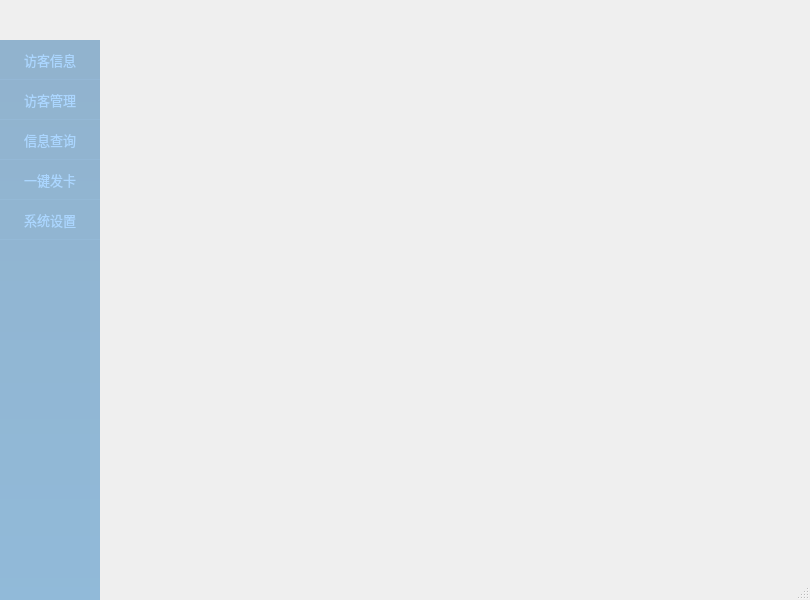
<?xml version="1.0" encoding="UTF-8"?>
<ui version="4.0">
 <class>UIDemo6</class>
 <widget class="QDialog" name="UIDemo6">
  <property name="geometry">
   <rect>
    <x>0</x>
    <y>0</y>
    <width>810</width>
    <height>600</height>
   </rect>
  </property>
  <property name="windowTitle">
   <string>Dialog</string>
  </property>
  <property name="sizeGripEnabled">
   <bool>true</bool>
  </property>
  <layout class="QVBoxLayout" name="verticalLayout">
   <property name="spacing">
    <number>0</number>
   </property>
   <property name="leftMargin">
    <number>0</number>
   </property>
   <property name="topMargin">
    <number>0</number>
   </property>
   <property name="rightMargin">
    <number>0</number>
   </property>
   <property name="bottomMargin">
    <number>0</number>
   </property>
   <item>
    <widget class="QWidget" name="widgetTitle" native="true">
     <property name="sizePolicy">
      <sizepolicy hsizetype="Preferred" vsizetype="Fixed">
       <horstretch>0</horstretch>
       <verstretch>0</verstretch>
      </sizepolicy>
     </property>
     <property name="minimumSize">
      <size>
       <width>0</width>
       <height>40</height>
      </size>
     </property>
     <property name="styleSheet">
      <string notr="true">QWidget#widgetTitle{
background:qlineargradient(spread:pad,x1:0,y1:0,x2:1,y2:0,stop:0 #0973AB,stop:1 #098DCE);
}
QWidget#widgetTitle&gt;QLabel{
color:#ABD6FF;
}
QLabel#labTitle{
font:14px;
}
QLabel#labInfo{
font:12px;
}
QFrame#line{
color:#ABD6FF;
}
QToolButton::menu-indicator{
image:None;
}</string>
     </property>
     <layout class="QHBoxLayout" name="horizontalLayout_2">
      <property name="spacing">
       <number>0</number>
      </property>
      <property name="leftMargin">
       <number>0</number>
      </property>
      <property name="topMargin">
       <number>0</number>
      </property>
      <property name="rightMargin">
       <number>0</number>
      </property>
      <property name="bottomMargin">
       <number>0</number>
      </property>
      <item>
       <widget class="QLabel" name="labIco">
        <property name="sizePolicy">
         <sizepolicy hsizetype="Minimum" vsizetype="Preferred">
          <horstretch>0</horstretch>
          <verstretch>0</verstretch>
         </sizepolicy>
        </property>
        <property name="minimumSize">
         <size>
          <width>100</width>
          <height>0</height>
         </size>
        </property>
        <property name="styleSheet">
         <string notr="true">image: url(:/image/logo.png);</string>
        </property>
        <property name="text">
         <string/>
        </property>
        <property name="alignment">
         <set>Qt::AlignCenter</set>
        </property>
       </widget>
      </item>
      <item>
       <spacer name="horizontalSpacer">
        <property name="orientation">
         <enum>Qt::Horizontal</enum>
        </property>
        <property name="sizeType">
         <enum>QSizePolicy::Minimum</enum>
        </property>
        <property name="sizeHint" stdset="0">
         <size>
          <width>24</width>
          <height>20</height>
         </size>
        </property>
       </spacer>
      </item>
      <item>
       <widget class="QLabel" name="labTitle">
        <property name="sizePolicy">
         <sizepolicy hsizetype="Expanding" vsizetype="Preferred">
          <horstretch>0</horstretch>
          <verstretch>0</verstretch>
         </sizepolicy>
        </property>
        <property name="styleSheet">
         <string notr="true"/>
        </property>
        <property name="text">
         <string/>
        </property>
        <property name="alignment">
         <set>Qt::AlignLeading|Qt::AlignLeft|Qt::AlignVCenter</set>
        </property>
       </widget>
      </item>
      <item>
       <widget class="QWidget" name="widgetMenu" native="true">
        <property name="sizePolicy">
         <sizepolicy hsizetype="Minimum" vsizetype="Preferred">
          <horstretch>0</horstretch>
          <verstretch>0</verstretch>
         </sizepolicy>
        </property>
        <property name="styleSheet">
         <string notr="true">QToolButton,QPushButton{
border:0px solid #FF0000;
}
QToolButton:hover,QPushButton:hover,QToolButton:pressed,QPushButton:pressed{
background:#067DB8;
}</string>
        </property>
        <layout class="QHBoxLayout" name="horizontalLayout">
         <property name="spacing">
          <number>0</number>
         </property>
         <property name="leftMargin">
          <number>0</number>
         </property>
         <property name="topMargin">
          <number>0</number>
         </property>
         <property name="rightMargin">
          <number>0</number>
         </property>
         <property name="bottomMargin">
          <number>0</number>
         </property>
         <item>
          <widget class="QToolButton" name="btnMenu">
           <property name="sizePolicy">
            <sizepolicy hsizetype="Fixed" vsizetype="Expanding">
             <horstretch>0</horstretch>
             <verstretch>0</verstretch>
            </sizepolicy>
           </property>
           <property name="minimumSize">
            <size>
             <width>35</width>
             <height>0</height>
            </size>
           </property>
           <property name="maximumSize">
            <size>
             <width>35</width>
             <height>16777215</height>
            </size>
           </property>
           <property name="focusPolicy">
            <enum>Qt::NoFocus</enum>
           </property>
           <property name="styleSheet">
            <string notr="true"/>
           </property>
           <property name="text">
            <string/>
           </property>
           <property name="icon">
            <iconset resource="image.qrc">
             <normaloff>:/image/titlemenu.png</normaloff>:/image/titlemenu.png</iconset>
           </property>
           <property name="autoRepeat">
            <bool>false</bool>
           </property>
           <property name="popupMode">
            <enum>QToolButton::InstantPopup</enum>
           </property>
          </widget>
         </item>
         <item>
          <widget class="QPushButton" name="btnMenu_Min">
           <property name="sizePolicy">
            <sizepolicy hsizetype="Minimum" vsizetype="Expanding">
             <horstretch>0</horstretch>
             <verstretch>0</verstretch>
            </sizepolicy>
           </property>
           <property name="minimumSize">
            <size>
             <width>35</width>
             <height>0</height>
            </size>
           </property>
           <property name="maximumSize">
            <size>
             <width>35</width>
             <height>16777215</height>
            </size>
           </property>
           <property name="cursor">
            <cursorShape>ArrowCursor</cursorShape>
           </property>
           <property name="focusPolicy">
            <enum>Qt::NoFocus</enum>
           </property>
           <property name="toolTip">
            <string>最小化</string>
           </property>
           <property name="text">
            <string/>
           </property>
           <property name="icon">
            <iconset resource="image.qrc">
             <normaloff>:/image/titlemini.png</normaloff>:/image/titlemini.png</iconset>
           </property>
           <property name="flat">
            <bool>true</bool>
           </property>
          </widget>
         </item>
         <item>
          <widget class="QPushButton" name="btnMenu_Max">
           <property name="sizePolicy">
            <sizepolicy hsizetype="Fixed" vsizetype="Expanding">
             <horstretch>0</horstretch>
             <verstretch>0</verstretch>
            </sizepolicy>
           </property>
           <property name="minimumSize">
            <size>
             <width>35</width>
             <height>0</height>
            </size>
           </property>
           <property name="maximumSize">
            <size>
             <width>35</width>
             <height>16777215</height>
            </size>
           </property>
           <property name="cursor">
            <cursorShape>ArrowCursor</cursorShape>
           </property>
           <property name="focusPolicy">
            <enum>Qt::NoFocus</enum>
           </property>
           <property name="toolTip">
            <string>最大化</string>
           </property>
           <property name="text">
            <string/>
           </property>
           <property name="icon">
            <iconset resource="image.qrc">
             <normaloff>:/image/titlemax.png</normaloff>:/image/titlemax.png</iconset>
           </property>
           <property name="flat">
            <bool>true</bool>
           </property>
          </widget>
         </item>
         <item>
          <widget class="QPushButton" name="btnMenu_Close">
           <property name="sizePolicy">
            <sizepolicy hsizetype="Fixed" vsizetype="Expanding">
             <horstretch>0</horstretch>
             <verstretch>0</verstretch>
            </sizepolicy>
           </property>
           <property name="minimumSize">
            <size>
             <width>35</width>
             <height>0</height>
            </size>
           </property>
           <property name="maximumSize">
            <size>
             <width>35</width>
             <height>16777215</height>
            </size>
           </property>
           <property name="cursor">
            <cursorShape>ArrowCursor</cursorShape>
           </property>
           <property name="focusPolicy">
            <enum>Qt::NoFocus</enum>
           </property>
           <property name="toolTip">
            <string>关闭</string>
           </property>
           <property name="text">
            <string/>
           </property>
           <property name="icon">
            <iconset resource="image.qrc">
             <normaloff>:/image/titleclose.png</normaloff>:/image/titleclose.png</iconset>
           </property>
           <property name="flat">
            <bool>true</bool>
           </property>
          </widget>
         </item>
        </layout>
       </widget>
      </item>
     </layout>
    </widget>
   </item>
   <item>
    <widget class="QWidget" name="widgetMain" native="true">
     <property name="styleSheet">
      <string notr="true">QWidget#widgetMain{
border-image: url(:/image/bj.png);
}</string>
     </property>
     <layout class="QHBoxLayout" name="horizontalLayout_3">
      <property name="spacing">
       <number>0</number>
      </property>
      <property name="leftMargin">
       <number>0</number>
      </property>
      <property name="topMargin">
       <number>0</number>
      </property>
      <property name="rightMargin">
       <number>0</number>
      </property>
      <property name="bottomMargin">
       <number>0</number>
      </property>
      <item>
       <widget class="QWidget" name="widgetLeft" native="true">
        <property name="minimumSize">
         <size>
          <width>100</width>
          <height>0</height>
         </size>
        </property>
        <property name="maximumSize">
         <size>
          <width>100</width>
          <height>16777215</height>
         </size>
        </property>
        <property name="styleSheet">
         <string notr="true">QWidget#widgetLeft{
background:qlineargradient(spread:pad,x1:0,y1:0,x2:0,y2:1,stop:0 rgba(1,86,155,100),stop:1 rgba(1,104,183,100));
}
QToolButton{
font:13px;
color:#ABD6FF;
border-style:solid;
border-width:0px 0px 1px 0px;
border-color:rgba(171,214,255,30);
padding:8px;
}
QToolButton:hover,QToolButton:presse{
background:#067DB8;
}
QToolButton:checked{
color:#FFFFFF;
border-style:solid;
border-width:0px 4px 0px 0px;
border-color:#00B7DE;
padding:8px 4px 8px 8px;
background:qlineargradient(spread:pad,x1:0,y1:0,x2:0,y2:1,stop:0 #00326B,stop:1 #00346D);
}
</string>
        </property>
        <layout class="QVBoxLayout" name="verticalLayout_2">
         <property name="spacing">
          <number>0</number>
         </property>
         <property name="leftMargin">
          <number>0</number>
         </property>
         <property name="topMargin">
          <number>0</number>
         </property>
         <property name="rightMargin">
          <number>0</number>
         </property>
         <property name="bottomMargin">
          <number>0</number>
         </property>
         <item>
          <widget class="QToolButton" name="btnInfoExtend">
           <property name="sizePolicy">
            <sizepolicy hsizetype="Expanding" vsizetype="Fixed">
             <horstretch>0</horstretch>
             <verstretch>0</verstretch>
            </sizepolicy>
           </property>
           <property name="text">
            <string>访客信息</string>
           </property>
           <property name="icon">
            <iconset resource="image.qrc">
             <normaloff>:/image/infoextend.png</normaloff>:/image/infoextend.png</iconset>
           </property>
           <property name="iconSize">
            <size>
             <width>50</width>
             <height>50</height>
            </size>
           </property>
           <property name="toolButtonStyle">
            <enum>Qt::ToolButtonTextUnderIcon</enum>
           </property>
          </widget>
         </item>
         <item>
          <widget class="QToolButton" name="btnTroubleCheck">
           <property name="sizePolicy">
            <sizepolicy hsizetype="Expanding" vsizetype="Fixed">
             <horstretch>0</horstretch>
             <verstretch>0</verstretch>
            </sizepolicy>
           </property>
           <property name="text">
            <string>访客管理</string>
           </property>
           <property name="icon">
            <iconset resource="image.qrc">
             <normaloff>:/image/troublecheck.png</normaloff>:/image/troublecheck.png</iconset>
           </property>
           <property name="iconSize">
            <size>
             <width>50</width>
             <height>50</height>
            </size>
           </property>
           <property name="toolButtonStyle">
            <enum>Qt::ToolButtonTextUnderIcon</enum>
           </property>
          </widget>
         </item>
         <item>
          <widget class="QToolButton" name="btnWifiTest">
           <property name="sizePolicy">
            <sizepolicy hsizetype="Expanding" vsizetype="Fixed">
             <horstretch>0</horstretch>
             <verstretch>0</verstretch>
            </sizepolicy>
           </property>
           <property name="text">
            <string>信息查询</string>
           </property>
           <property name="icon">
            <iconset resource="image.qrc">
             <normaloff>:/image/wifitest.png</normaloff>:/image/wifitest.png</iconset>
           </property>
           <property name="iconSize">
            <size>
             <width>50</width>
             <height>50</height>
            </size>
           </property>
           <property name="toolButtonStyle">
            <enum>Qt::ToolButtonTextUnderIcon</enum>
           </property>
          </widget>
         </item>
         <item>
          <widget class="QToolButton" name="btnSpeedTest">
           <property name="sizePolicy">
            <sizepolicy hsizetype="Expanding" vsizetype="Fixed">
             <horstretch>0</horstretch>
             <verstretch>0</verstretch>
            </sizepolicy>
           </property>
           <property name="text">
            <string>一键发卡</string>
           </property>
           <property name="icon">
            <iconset resource="image.qrc">
             <normaloff>:/image/speedtest.png</normaloff>:/image/speedtest.png</iconset>
           </property>
           <property name="iconSize">
            <size>
             <width>50</width>
             <height>50</height>
            </size>
           </property>
           <property name="toolButtonStyle">
            <enum>Qt::ToolButtonTextUnderIcon</enum>
           </property>
          </widget>
         </item>
         <item>
          <widget class="QToolButton" name="btnWebsiteTest">
           <property name="sizePolicy">
            <sizepolicy hsizetype="Expanding" vsizetype="Fixed">
             <horstretch>0</horstretch>
             <verstretch>0</verstretch>
            </sizepolicy>
           </property>
           <property name="text">
            <string>系统设置</string>
           </property>
           <property name="icon">
            <iconset resource="image.qrc">
             <normaloff>:/image/websitetest.png</normaloff>:/image/websitetest.png</iconset>
           </property>
           <property name="iconSize">
            <size>
             <width>50</width>
             <height>50</height>
            </size>
           </property>
           <property name="toolButtonStyle">
            <enum>Qt::ToolButtonTextUnderIcon</enum>
           </property>
          </widget>
         </item>
         <item>
          <spacer name="verticalSpacer">
           <property name="orientation">
            <enum>Qt::Vertical</enum>
           </property>
           <property name="sizeHint" stdset="0">
            <size>
             <width>20</width>
             <height>53</height>
            </size>
           </property>
          </spacer>
         </item>
        </layout>
       </widget>
      </item>
      <item>
       <widget class="QWidget" name="widgetRight" native="true">
        <layout class="QVBoxLayout" name="verticalLayout_3">
         <item>
          <widget class="QLabel" name="label">
           <property name="text">
            <string/>
           </property>
           <property name="alignment">
            <set>Qt::AlignCenter</set>
           </property>
          </widget>
         </item>
        </layout>
       </widget>
      </item>
     </layout>
    </widget>
   </item>
  </layout>
 </widget>
 <resources>
  <include location="image.qrc"/>
 </resources>
 <connections/>
</ui>
